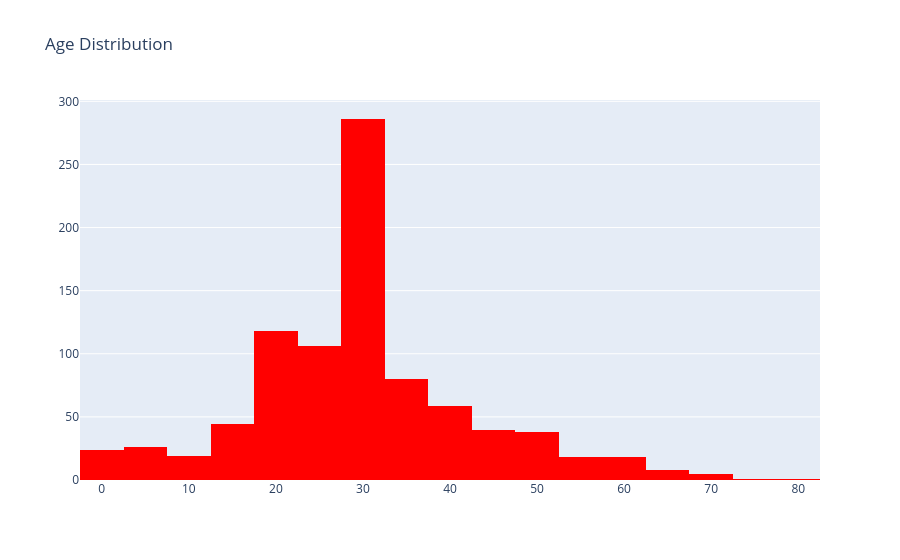

The code cell stored with this chart in its notebook:
### Code cell
#Let's visualize histogram
trace = go.Histogram(x = data['Age'],
                     nbinsx=20,
                     marker={'color':'red'})
#layout define for the graph
layout = go.Layout(title="Age Distribution")
#we combine the trace with the layout to display the figure
fig = go.Figure(data=trace,layout = layout)
fig.show()

### Figure 1 — Plotly figure (JSON) as saved in the notebook; plotly's stock layout.template omitted (floating-point values rounded to 4 significant figures; data arrays with more than 128 entries replaced by an {"elided": "..."} marker saying what was removed)
{"data": [{"marker": {"color": "red"}, "nbinsx": 20, "type": "histogram", "x": {"elided": "891 float values"}}], "layout": {"title": {"text": "Age Distribution"}}}
